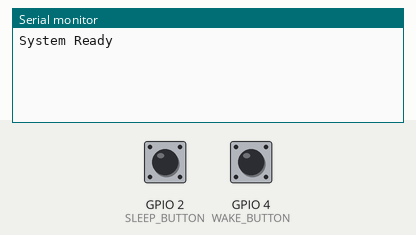
The program below on a simulated ESP32. Shown: the last lines printed to the serial monitor. The test bench sets the inputs (shaded band); at power-on: GPIO 2 (SLEEP_BUTTON) LOW, GPIO 4 (WAKE_BUTTON) LOW. The local clock reads 2024-03-15 10:24:30 at power-on unless the program sets it; storage starts empty; EEPROM starts erased.

Above: at 1.2 s.
1.3 s: GPIO 2 (SLEEP_BUTTON) pulled HIGH for 0.15 s
At 2.1 s:
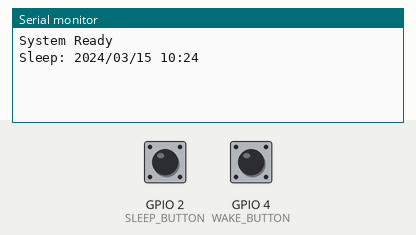
2.9 s: GPIO 4 (WAKE_BUTTON) pulled HIGH for 0.15 s
At 3.4 s:
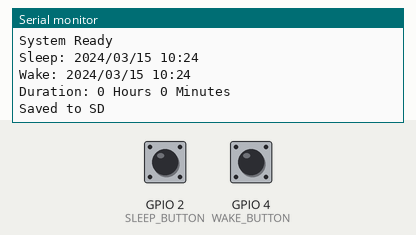
4.5 s: GPIO 4 (WAKE_BUTTON) pulled HIGH for 1 s
At 5.6 s:
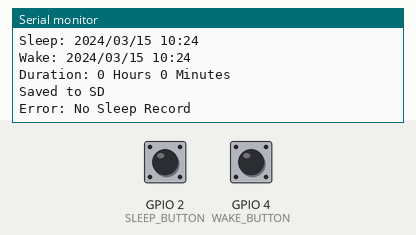

Measured:
- after the input at 1.3 s, the serial monitor: prints a new line at once (image 1)
- after the input at 2.9 s, the serial monitor: prints a new line at once (image 2)
- after the input at 4.5 s, the serial monitor: prints a new line at once (image 3)

The program:

main.cpp
```cpp
#include <Arduino.h>
#include <Wire.h>
#include <RTClib.h>
#include <SPI.h>
#include <FS.h>
#include <SD.h>
#include <Preferences.h>

#define SLEEP_BUTTON 2
#define WAKE_BUTTON 4
#define SD_CS_PIN 5

RTC_DS3231 rtc;
Preferences prefs;

int lastSleepState = 0;
int lastWakeState = 0;

uint32_t sleepTimeStamp = 0;
bool hasSlept = false;

void logToSDCard(const char *data)
{
    File file = SD.open("/sleep_log.csv", FILE_APPEND);
    if (!file)
    {
        Serial.println("SD Error");
        return;
    }
    file.println(data);
    file.close();
    Serial.println("Saved to SD");
}

void setup()
{
    Serial.begin(115200);
    pinMode(SLEEP_BUTTON, INPUT_PULLDOWN);
    pinMode(WAKE_BUTTON, INPUT_PULLDOWN);

    prefs.begin("sleep_data", false);
    hasSlept = prefs.getBool("hasSlept", false);
    sleepTimeStamp = prefs.getUInt("sleepTime", 0);

    if (!rtc.begin())
    {
        Serial.println("RTC Error");
        while (1)
            delay(10);
    }

    if (rtc.lostPower())
    {
        Serial.println("Warning: RTC lost power!");
    }

    if (!SD.begin(SD_CS_PIN))
    {
        Serial.println("No SD Card");
    }
    else
    {
        if (!SD.exists("/sleep_log.csv"))
        {
            File file = SD.open("/sleep_log.csv", FILE_WRITE);
            if (file)
            {
                file.println("Sleep_Time,Wake_Time,Duration_Hours");
                file.close();
            }
        }
    }
    Serial.println("System Ready");
}

void loop()
{
    int sleepState = digitalRead(SLEEP_BUTTON);
    int wakeState = digitalRead(WAKE_BUTTON);

    if (sleepState == 1 && lastSleepState == 0)
    {
        DateTime sleepTime = rtc.now();
        sleepTimeStamp = sleepTime.unixtime();
        hasSlept = true;

        prefs.putBool("hasSlept", hasSlept);
        prefs.putUInt("sleepTime", sleepTimeStamp);

        Serial.printf("Sleep: %04d/%02d/%02d %02d:%02d\n",
                      sleepTime.year(), sleepTime.month(), sleepTime.day(),
                      sleepTime.hour(), sleepTime.minute());

        delay(50);
    }

    if (wakeState == 1 && lastWakeState == 0)
    {
        if (!hasSlept)
        {
            Serial.println("Error: No Sleep Record");
        }
        else
        {
            DateTime wakeTime = rtc.now();
            DateTime sleepTimeObj = DateTime(sleepTimeStamp);

            TimeSpan sleepDuration = wakeTime - sleepTimeObj;
            long totalSeconds = sleepDuration.totalseconds();

            int hours = totalSeconds / 3600;
            int minutes = (totalSeconds % 3600) / 60;

            double excelHours = totalSeconds / 3600.0;

            Serial.printf("Wake: %04d/%02d/%02d %02d:%02d\n",
                          wakeTime.year(), wakeTime.month(), wakeTime.day(),
                          wakeTime.hour(), wakeTime.minute());
            Serial.printf("Duration: %d Hours %d Minutes\n", hours, minutes);

            char logBuffer[100];
            snprintf(logBuffer, sizeof(logBuffer), "%04d/%02d/%02d %02d:%02d,%04d/%02d/%02d %02d:%02d,%.2f",
                    sleepTimeObj.year(), sleepTimeObj.month(), sleepTimeObj.day(), sleepTimeObj.hour(), sleepTimeObj.minute(),
                    wakeTime.year(), wakeTime.month(), wakeTime.day(), wakeTime.hour(), wakeTime.minute(),
                    excelHours);

            logToSDCard(logBuffer);

            hasSlept = false;
            sleepTimeStamp = 0;
            prefs.putBool("hasSlept", hasSlept);
            prefs.putUInt("sleepTime", sleepTimeStamp);
        }
        delay(50);
    }

    lastSleepState = sleepState;
    lastWakeState = wakeState;
    delay(20);
}
```
